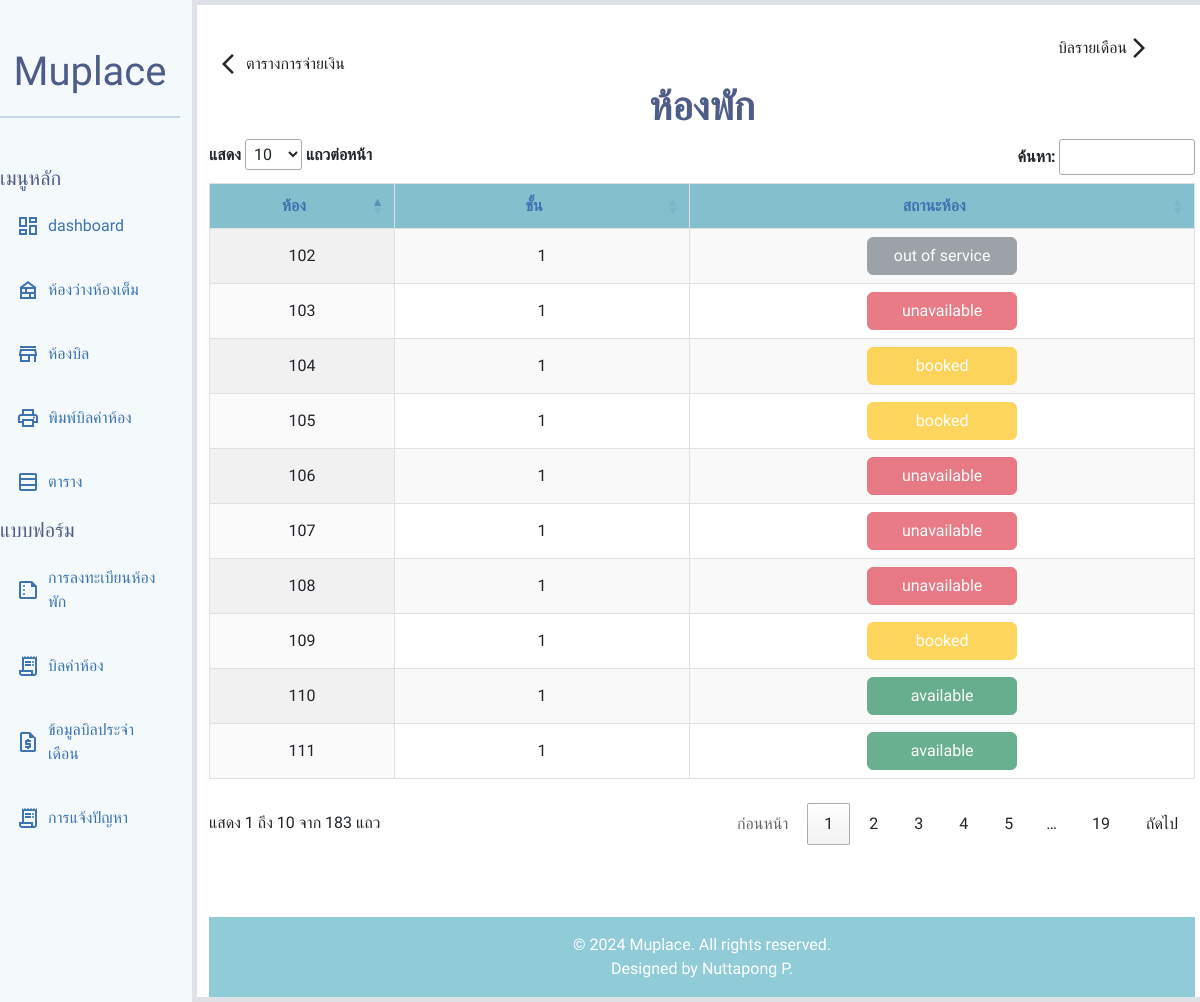
/roomTable.php, run on the app's committed database.
### tables this page shows
CREATE TABLE `rooms` (
  `id` int(11) NOT NULL,
  `room_number` varchar(3) NOT NULL,
  `floor` int(11) NOT NULL,
  `status` enum('available','booked','unavailable','out of service') NOT NULL DEFAULT 'available'
);

### roomTable.php (the view, shortened to what this page needs)
<?php require 'dbconnection.php'; ?>
<!DOCTYPE html>
<html lang="en">
<head>
    <link
        href="https://cdn.jsdelivr.net/npm/bootstrap@5.3.3/dist/css/bootstrap.min.css"
        rel="stylesheet"
 />
    <link rel="stylesheet" type="text/css" href="https://cdn.datatables.net/1.13.1/css/jquery.dataTables.css">
</head>
</head>
<body class="p-0">
    <section class="row">
        <?php include("aside.php"); ?>
        <main class="col-9 col-xl-10  border border-5 bg-white">
            <?php
            $sql =  "SELECT * FROM `rooms` ";
            $result = mysqli_query($conn, $sql);
            ?>
            <div class="bg-white mb-5">
                <br>
                <div class="d-flex justify-content-between align-items-start ">
                    <a href="/billinfoTable.php" class="btn d-flex align-items-center fw-medium text-decoration-none w-25 mt-3" style="width: 150px;">
                        <span class="material-symbols-outlined">arrow_back_ios</span>
                        ตารางการจ่ายเงิน
                    </a>
                    <a href="/monthlybilltable.php" class="btn d-flex align-items-center fw-medium text-decoration-none gap-10" style="width: 150px;">
                        บิลรายเดือน
                        <span class="material-symbols-outlined">arrow_forward_ios</span>
                    </a>
                </div>
                <h1 class="prompt-bold text-custom-1 text-center">ห้องพัก</h1>
                <table id="billingTable" class="display ">
                    <thead>
                        <tr>
                            <th class="border">ห้อง</th>
                            <th class="problems border">ชั้น</th>
                            <th class="border">สถานะห้อง</th>
                        </tr>
                    </thead>
                    <tbody>
                        <?php while ($row = mysqli_fetch_assoc($result)) { ?>
                            <tr onclick="goToEditPage('<?= htmlspecialchars($row['room_number']); ?>')">
                                <td class="border"><?php echo $row["room_number"] ?></td>
                                <td class="border"><?php echo $row["floor"] ?></td>
                                <td class="border">
                                    <?php
                                    $statusClass = '';
                                    switch ($row['status']) {
                                        case 'available':
                                            $statusClass = 'btn btn-success  ';
                                            $style = 'style="--bs-btn-padding-y: .25rem; --bs-btn-padding-x: .5rem; --bs-btn-font-size: .75rem;"';
                                            break;
                                        case 'unavailable':
                                            $statusClass = 'btn btn-danger ';
                                            $style = 'style="--bs-btn-padding-y: .25rem; --bs-btn-padding-x: .5rem; --bs-btn-font-size: .75rem;"';
                                            break;
                                        case 'booked':
                                            $statusClass = 'btn btn-warning text-white';
                                            $style = 'style="--bs-btn-padding-y: .25rem; --bs-btn-padding-x: .5rem; --bs-btn-font-size: .75rem; "';
                                            break;
                                        case 'out of service':
                                            $statusClass = 'btn btn-secondary text-white';
                                            $style = 'style="--bs-btn-padding-y: .25rem; --bs-btn-padding-x: .5rem; --bs-btn-font-size: .75rem; "';
                                            break;
                                    }
                                    ?>
                                    <button class="<?= $statusClass ?>" style="width: 150px;" <?= $style ?> disabled>
                                        <?php echo $row["status"]; ?>
                                    </button>
                                </td>
                            </tr>
                        <?php } ?>
                    </tbody>
                </table>
                <br>
            </div>
            <?php include 'footer.php' ?>
        </main>
    </section>

### style.css (style rules this page uses)
* { margin: 0; padding: 0; box-sizing: border-box; font-family: "Prompt", sans-serif; font-style: normal; }
body { padding: 0; margin: 0; }
.material-symbols-outlined { font-variation-settings: "FILL" 0, "wght" 400, "GRAD" 0, "opsz" 24; }
.text-custom-1 { color: #4e5d88; }
body { font-family: Arial, sans-serif; background-color: #f4f4f4; margin: 0; padding: 20px; }
.prompt-bold { font-family: "Prompt", sans-serif; font-weight: 700; font-style: normal; }

### roomTable.php (style rules this page uses)
table.dataTable thead th { background-color: #84bfcd; color: #3d73af; text-align: center; padding: 10px; font-size: 1em; }
table.dataTable tbody td { padding: 8px; text-align: center; }
table.dataTable { border-collapse: collapse; width: 100%; margin: 20px 0; font-size: 1em; border: 1px solid #ddd; }
table.dataTable tbody tr { height: 50px; }
th.problems { width: 30%; }

### data on the page
rooms: room_number "102", floor "1", status "out of service"
rooms: room_number "103", floor "1", status "unavailable"
rooms: room_number "104", floor "1", status "booked"
rooms: room_number "105", floor "1", status "booked"
rooms: room_number "106", floor "1", status "unavailable"
rooms: room_number "107", floor "1", status "unavailable"
rooms: room_number "108", floor "1", status "unavailable"
rooms: room_number "109", floor "1", status "booked"
rooms: room_number "110", floor "1", status "available"
rooms: room_number "111", floor "1", status "available"
